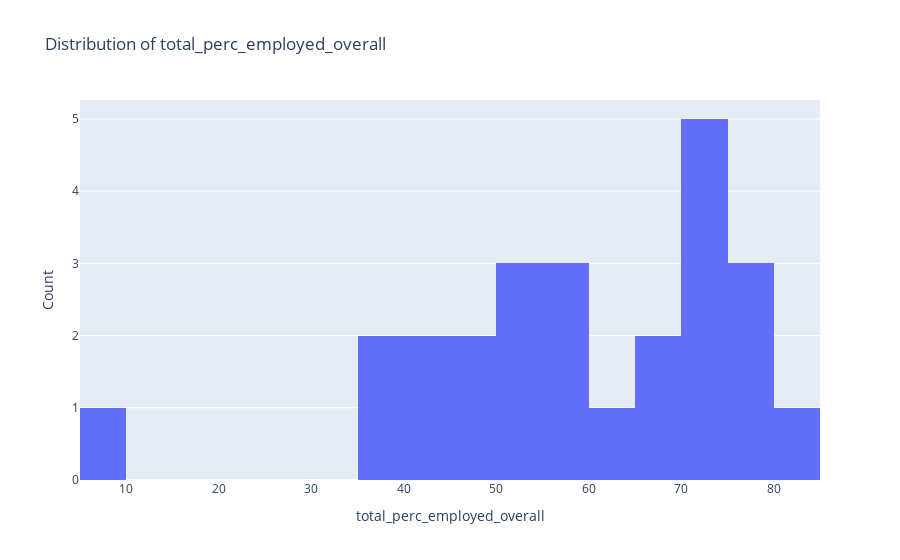

This figure's notebook cell:
### Code cell
def get_rand_cips(prog_data, cip_count=25):
    
    rand_cips = random.choices(prog_data['cip_code'].unique(), k=cip_count)
    return rand_cips

def histogram(prog_data, cip_list, perc_variable):
    
    fig_data = prog_data[prog_data['cip_code'].isin(cip_list)]
    grouped = fig_data.groupby('cip_code').mean()
    hist = go.Figure(data=[go.Histogram(x=grouped[perc_variable], nbinsx=20)])
    
    hist.update_layout(
        title="Distribution of "+perc_variable,
        xaxis_title=perc_variable,
        yaxis_title="Count"
    )
    
    return hist

sample_cips = get_rand_cips(bach_prog)

histogram(bach_prog, sample_cips, 'total_perc_employed_overall').show()

### Figure 1 — Plotly figure (JSON) as saved in the notebook; plotly's stock layout.template omitted (floating-point values rounded to 4 significant figures)
{"data": [{"nbinsx": 20, "type": "histogram", "x": [42.4, 57.1, 57.3, 73.05, 72.9, 74.27, 74.43, 65.35, 65, 54.4, 9.3, 61.3, 53.67, 53.5, 39.98, 39.5, 56.4, 47.87, 70.3, 41.25, 76.5, 48, 81.9, 76.7, 76.04]}], "layout": {"title": {"text": "Distribution of total_perc_employed_overall"}, "xaxis": {"title": {"text": "total_perc_employed_overall"}}, "yaxis": {"title": {"text": "Count"}}}}
